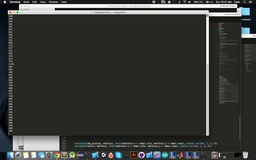
//> input picture LeagueBotTest/screenshot.jpg, 256 x 160 px, shrunk from 2880 x 1800 before the run; the run also reads 2 pictures not shown here
$ ./LeagueBotTest   (built with g++ and OpenCV 4)
//> lines starting //> are read from the running program, lines starting //| are printed output that depends on the picture; after the words box and inside, x2 and y2 are one past the last pixel; in counts of white or black regions, pixels touching at a corner belong together
#include "opencv2/highgui/highgui.hpp"
#include "opencv2/imgproc/imgproc.hpp"
#include <iostream>
#include <stdio.h>
#include <string>
#include <sstream>
#include <cstdlib>
#include <fstream>
#include <ctime>
#include <stdlib.h>

using namespace std;
using namespace cv;

/// Global Variables
Mat img; Mat templ; Mat result;
char* image_window = "Source Image";
char* result_window = "Result window";

int match_method = 1;
int max_Trackbar = 5;

/// Function Headers
void MatchingMethod(int, void*);

/** @function main */
int main(int argc, char** argv)
{

	/// Create windows
	namedWindow(image_window, CV_WINDOW_AUTOSIZE);
	namedWindow(result_window, CV_WINDOW_AUTOSIZE);

	sleep(5);
	//track level up for spells
	int level = 1, levelup = 1; //start at level 1


	while (true)
	{
		//get screen from computer
		system("screencapture -x screenshot.jpg");
		img = imread("screenshot.jpg", 1);
//> img is the input picture: 160 rows x 256 cols, CV_8UC3; mean B, G, R 52.5, 56.5, 54.7

		/*
		//check for level up, basically copy of above code
		temp1 = imread("level_up.png", 1);

		/// Create Trackbar
		char* trackbar_label = "Method: \n 0: SQDIFF \n 1: SQDIFF NORMED \n 2: TM CCORR \n 3: TM CCORR NORMED \n 4: TM COEFF \n 5: TM COEFF NORMED";
		createTrackbar(trackbar_label, image_window, &match_method, max_Trackbar, MatchingMethod);

		MatchingMethodLEVELUP(0, 0);
		*/

		/// Load image and template
		templ = imread("ChampionHealthBar.png", 1);

		/// Create Trackbar
		char* trackbar_label = "Method: \n 0: SQDIFF \n 1: SQDIFF NORMED \n 2: TM CCORR \n 3: TM CCORR NORMED \n 4: TM COEFF \n 5: TM COEFF NORMED";
		createTrackbar(trackbar_label, image_window, &match_method, max_Trackbar, MatchingMethod);

		MatchingMethod(0, 0);
		sleep(1);


		/// Load image and template
		templ = imread("minion.png", 1);


		MatchingMethod(0, 0);
		sleep(1);

	}


	return 0;
}

// [68 lines of commented-out code are left out]


void MatchingMethod(int, void*) //attack minions/champions
{
	/// Source image to display
	Mat img_display;
	img.copyTo(img_display);

	/// Create the result matrix
	int result_cols = img.cols - templ.cols + 1;
//> result_cols = 244
	int result_rows = img.rows - templ.rows + 1;
//> result_rows = 153

	result.create(result_rows, result_cols, CV_32FC1);

	/// Do the Matching and Normalize
	matchTemplate(img, templ, result, match_method);
	normalize(result, result, 0, 1, NORM_MINMAX, -1, Mat());
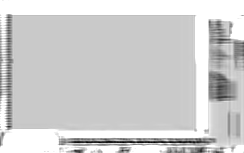
//> result: 153 rows x 244 cols, CV_32FC1; min 0, max 1, mean 0.813

	/// Localizing the best match with minMaxLoc
	double minVal; double maxVal; Point minLoc; Point maxLoc;
	Point matchLoc;

	minMaxLoc(result, &minVal, &maxVal, &minLoc, &maxLoc, Mat());
//> minVal = 0; maxVal = 1; minLoc = Point(87, 142); maxLoc = Point(0, 0)

	/// For SQDIFF and SQDIFF_NORMED, the best matches are lower values. For all the other methods, the higher the better
	if (match_method == CV_TM_SQDIFF || match_method == CV_TM_SQDIFF_NORMED)
	{
		matchLoc = minLoc;
//> matchLoc = Point(87, 142)
	}
	else
	{
		matchLoc = maxLoc;
	}


	cout << matchLoc.x << endl;
//| 87
	cout << matchLoc.y << endl;
//| 142

	int x = matchLoc.x + (templ.cols / 2);
//> x = 93
	int y = matchLoc.y + (templ.rows / 2);
//> y = 146


	//possible moves
	string command = "./mouse " + to_string(x - 30) + " " + to_string(y + 24);
//> command = "./mouse 63 170"
	string qqq = "./keyboard q";
	string www = "./keyboard w";
	string eee = "./keyboard e";
	string rrr = "./keyboard r";

  //choose what to do
  system(command.c_str());//auto

  int random = rand() % 100;

  if(random >= 0 && random < 10)// 11% r
  {
  	system(rrr.c_str());
  }
  else if(random >= 10 && random < 40)// q
  {
  	system(qqq.c_str());
  }
  else if(random >= 40 && random < 70)//w
  {
  	system(www.c_str());
  }
  else if(random >= 70 && random < 100)//e
  {
  	system(eee.c_str());
  }


	rectangle(img_display, matchLoc, Point(matchLoc.x + templ.cols, matchLoc.y + templ.rows), Scalar::all(0), 2, 8, 0);
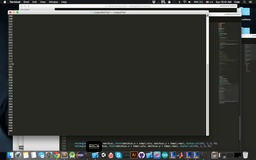
//> img_display: 160 rows x 256 cols, CV_8UC3; 0.3% of pixels changed, all inside (x1, y1, x2, y2) = (86, 141, 102, 152)
	rectangle(result, matchLoc, Point(matchLoc.x + templ.cols, matchLoc.y + templ.rows), Scalar::all(0), 2, 8, 0);
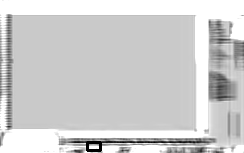
//> result: 153 rows x 244 cols, CV_32FC1; 0.32% of pixels changed, all inside (x1, y1, x2, y2) = (86, 141, 102, 152)
//> in MatchingMethod (call 2), `matchTemplate(img, templ, result, match_method);`:
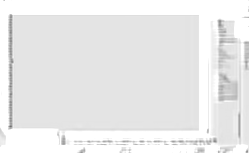
//> result: 153 rows x 249 cols, CV_32FC1; min 0.437, max 1, mean 0.918
//> in MatchingMethod (call 2), `normalize(result, result, 0, 1, NORM_MINMAX, -1, Mat());`:
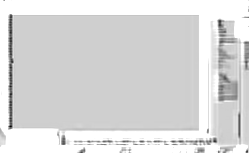
//> result: 153 rows x 249 cols, CV_32FC1; min 0, max 1, mean 0.855
//> in MatchingMethod (call 2), `minMaxLoc(result, &minVal, &maxVal, &minLoc, &maxLoc, Mat());`: minLoc = Point(10, 126)
//| 10
//| 126
//> in MatchingMethod (call 2), `int x = matchLoc.x + (templ.cols / 2);`: x = 14
//> in MatchingMethod (call 2), `int y = matchLoc.y + (templ.rows / 2);`: y = 130
//> in MatchingMethod (call 2), `string command = "./mouse " + to_string(x - 30) + " " + to_string(y + ..`: command = "./mouse -16 154"
//> in MatchingMethod (call 2), `rectangle(img_display, matchLoc, Point(matchLoc.x + templ.cols, matchL..`:
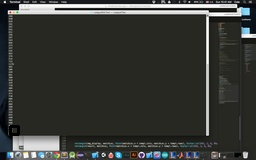
//> img_display: 160 rows x 256 cols, CV_8UC3; 0.22% of pixels changed, all inside (x1, y1, x2, y2) = (9, 125, 20, 136)
//> in MatchingMethod (call 2), `rectangle(result, matchLoc, Point(matchLoc.x + templ.cols, matchLoc.y ..`:
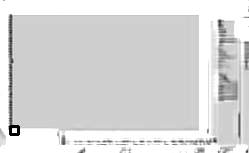
//> result: 153 rows x 249 cols, CV_32FC1; 0.24% of pixels changed, all inside (x1, y1, x2, y2) = (9, 125, 20, 136)


	imshow(image_window, img_display);
	imshow(result_window, result);

	return;
}
